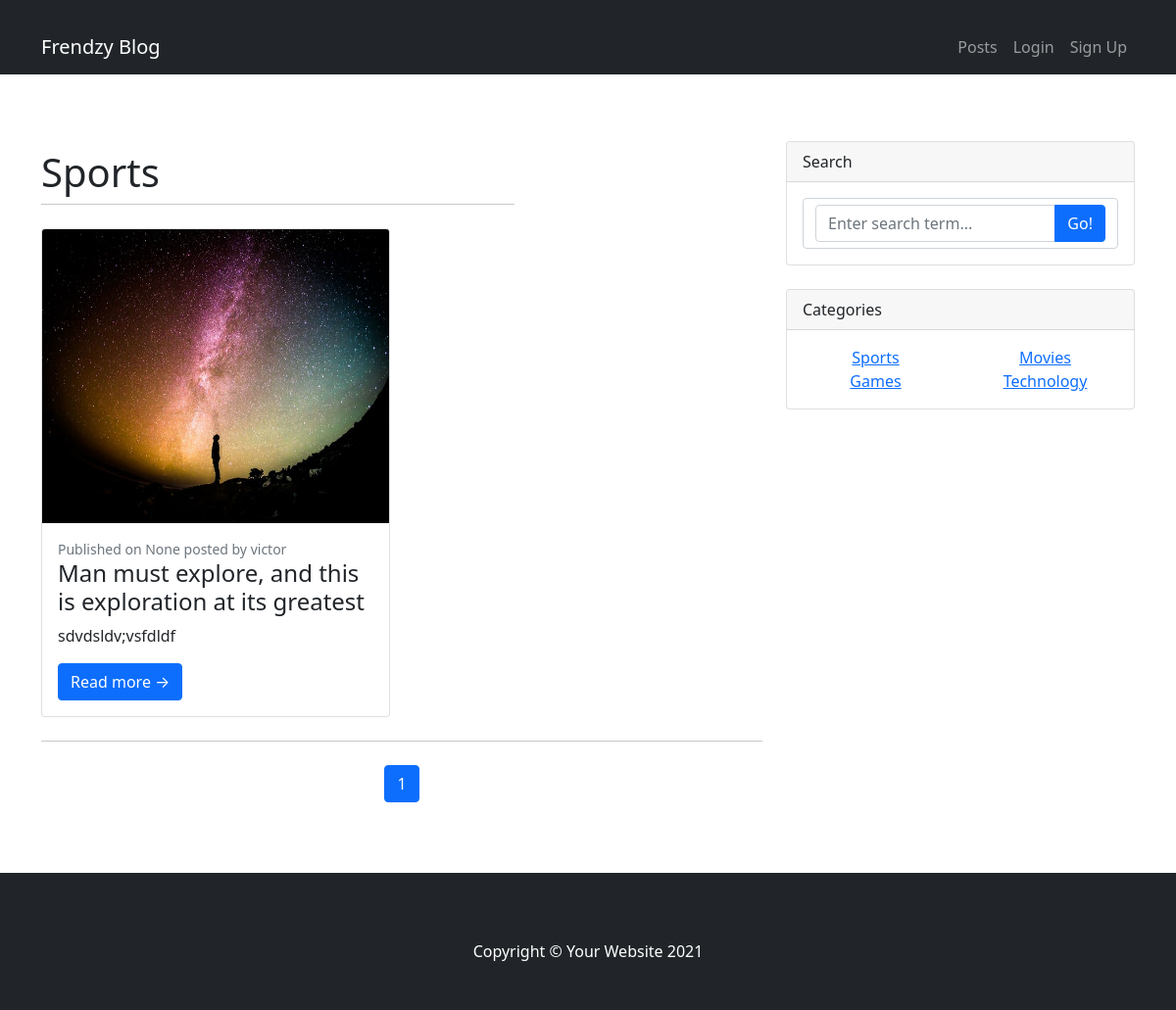
Page /category/sports/ on the earlier database version.
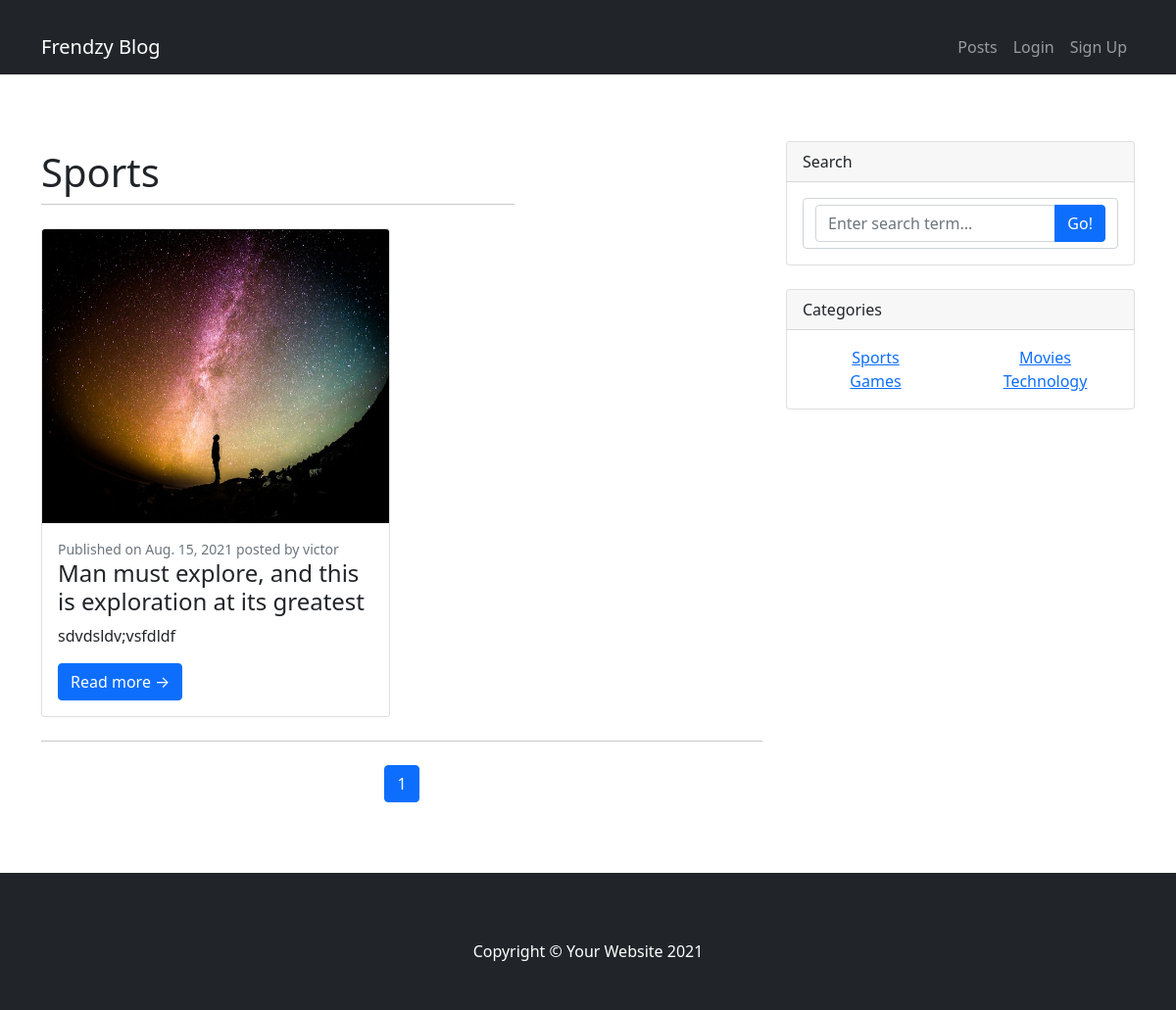
Same page on the later database version.
### blog/models.py (models this page shows, shortened)
class Post(models.Model):
    author = models.ForeignKey(User, on_delete=models.CASCADE)
    title = models.CharField(max_length=200)
    content = models.TextField()
    slug = models.SlugField(allow_unicode=True, unique=True, blank=True)
    image = models.ImageField(default='post.jpg', upload_to='post_pics/')
    created_date = models.DateField(default=timezone.now)
    published_date = models.DateField(blank=True, null=True)
    category = models.ForeignKey('blog.category', on_delete=models.CASCADE)
    likes = models.ManyToManyField(User, related_name="post_like")

### blog/views.py (the view)
# urls.py: path('category/<slug:slug>/', views.CategoryDetailView.as_view(), name='category_detail'),
class CategoryDetailView(CategoryMixin,DetailView):
    context_object_name = 'category'
    model = Category
    template_name = 'blog/category_detail.html'
    paginate_by = 8
    def get_context_data(self, **kwargs):
        context =super(CategoryDetailView, self).get_context_data(**kwargs)
        cat_posts = self.get_cat_posts()
        context['cat_posts'] = cat_posts
        context['page_obj'] = cat_posts
        return context
    def get_cat_posts(self):
        queryset = self.get_categories()
        paginator = Paginator(queryset,8)
        page = self.request.GET.get('page')
        cat_posts = paginator.get_page(page)
        return cat_posts

### blog/views.py (called while the page is built)
    def get_categories(self):
        return Category.objects.all()

    def get_context_data(self, **kwargs):
        context = super(CategoryMixin, self).get_context_data(**kwargs)
        context['categories'] = self.get_categories()
        return context

### blog/templates/blog/category_detail.html (shortened to what this page needs)
{% extends 'blog/base.html' %}
{% block content %}
<div class="row justify-content-left">
    <div class="col-8">
      <h1 class="mt-2">{{ category.name }}</h1>
      <hr class="mt-0 mb-4">
    </div>
</div>
<div class="row">
    {% for post in category.post_set.all %}
    <div class="col-lg-6">
        <div class="card mb-4">
            <a href="#!"><img class="card-img-top" src="{{ post.image.url }}" height="300px"  alt="..." /></a>
            <div class="card-body">
                <div class="small text-muted">Published on {{ post.published_date }} posted by {{ post.author.username }}</div>
                <h2 class="card-title h4">{{ post.title }}</h2>
                <p class="card-text">{{ post.content|safe|truncatechars:200 }}</p>
                <a class="btn btn-primary" href="{% url 'post_detail' slug=post.slug %}">Read more →</a>
            </div>
        </div>
    </div>
    {% empty %}
    <div class="row justify-content-left">
        <div class="col-8">
          <h1 class="mt-2">You have no posts to display</h1>
        </div>
    </div>
    {% endfor %}
</div>
{% if category.post_set.all %}
<nav aria-label="Pagination">
    <hr class="my-0" />
    <ul class="pagination justify-content-center my-4">
        <li class="page-item active" aria-current="page"><a class="page-link" href="?page={{ page_obj.number }}">{{ page_obj.number }}</a></li>
    </ul>
</nav>
{% endif %}
{% endblock %}

Differences in the rows shown:
changed Post "Man must explore, and this is exploration at its greatest": published_date "None" → "Aug. 15, 2021"
